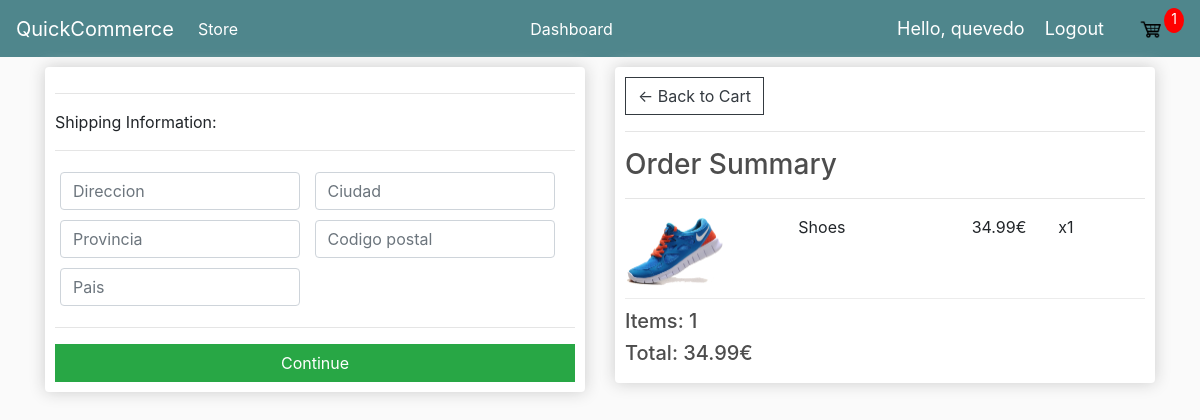
The app's page /checkout (signed in), older data.
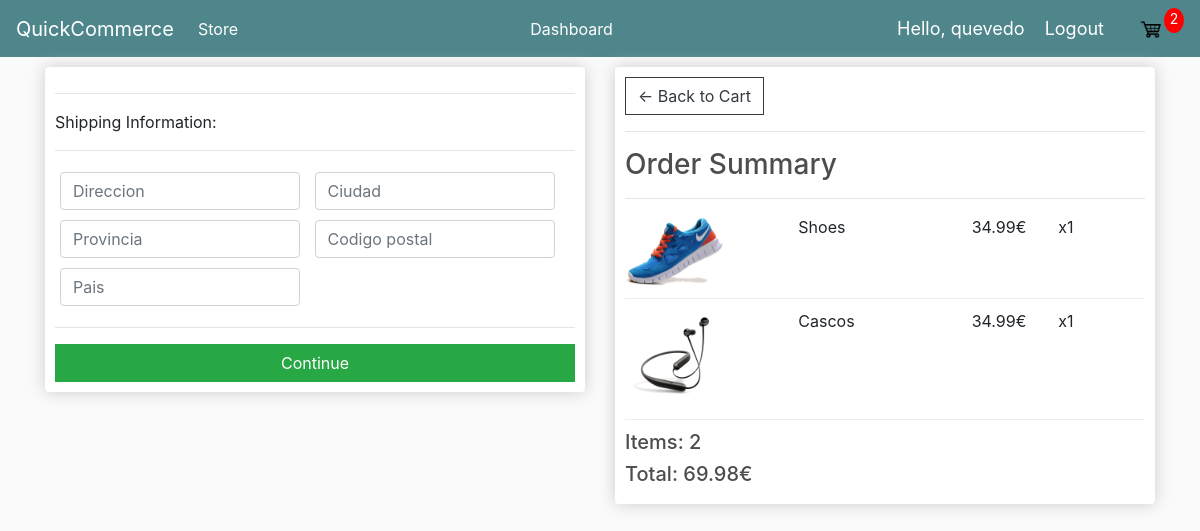
The same page, newer data.
### store/models.py (models this page shows, shortened)
class ProductoPedido(models.Model):
	producto = models.ForeignKey(Producto, on_delete=models.SET_NULL, null=True)
	pedido = models.ForeignKey(Pedido, on_delete=models.SET_NULL, null=True) # Si pongo clase Producto debajo de esta, no pilla la FK
	cantidad = models.IntegerField(default=0, null=True, blank=True)
	dia_añadido = models.DateTimeField(auto_now_add=True)
	@property
	def get_total(self):
		total = self.producto.precio * self.cantidad
		return total

class Producto(models.Model):
	nombre = models.CharField(max_length=200)
	precio = models.DecimalField(max_digits=7, decimal_places=2)
	digital = models.BooleanField(default=False,null=True, blank=True)
	imagen = models.ImageField(null=True, blank=True)

class Pedido(models.Model):
	cliente = models.ForeignKey(Cliente, on_delete=models.SET_NULL, null=True, blank=True)
	dia_comprado = models.DateTimeField(auto_now_add=True)
	completo = models.BooleanField(default=False)
	codigo_transaccion = models.CharField(max_length=100, null=True)
	@property
	def envio(self):
		envio = False
		productopedido = self.productopedido_set.all()
		for i in productopedido:
			if i.producto.digital == False:
				envio = True
		return envio
	@property
	def get_cart_total(self):
		productopedido = self.productopedido_set.all()
		total = sum([item.get_total for item in productopedido])
		return total
	@property
	def get_cart_items(self):
		productopedido = self.productopedido_set.all()
		total = sum([item.cantidad for item in productopedido])
		return total

### store/views.py (the view)
# urls.py: path('checkout', views.checkout, name = "checkout"),
def checkout(request):
	data = cartData(request) # we can access whats in utils through request method
	cartItems = data['cartItems']
	pedido = data['pedido']
	items = data['items']
	print(pedido.get_cart_total,type(pedido.get_cart_total))
	context = {'items':items, 'pedido':pedido,'cartItems':cartItems}
	return render(request, 'store/checkout.html', context)

### store/utils.py (called while the page is built)
def cartData(request): # This function calls cookieCart() function which contains all items and their prices that have been added to the cart.
	if request.user.is_authenticated:
		cliente = request.user.cliente
		pedido, created = Pedido.objects.get_or_create(cliente=cliente, completo=False)
		items = pedido.productopedido_set.all()
		cartItems = pedido.get_cart_items
	else:
		cookieData = cookieCart(request) # we can access whats in utils through request method
		cartItems = cookieData['cartItems']
		pedido = cookieData['pedido']
		items = cookieData['items']
	return {'cartItems':cartItems ,'pedido':pedido, 'items':items}

### store/templates/store/checkout.html (shortened to what this page needs)
{% extends 'store/main.html' %}
{% load static %}
{% block content %}
<div class="row">
    <div class="col-lg-6">
        <div class="box-element" id="form-wrapper">
            <form id="form">
                <div id="shipping-info">
                    <hr>
                    <p>Shipping Information:</p>
                    <hr>
                    <div class="form-field">
                        <input class="form-control" type="text" name="direccion" placeholder="Direccion">
                    </div>
                    <div class="form-field">
                        <input class="form-control" type="text" name="ciudad" placeholder="Ciudad">
                    </div>
                    <div class="form-field">
                        <input class="form-control" type="text" name="provincia" placeholder="Provincia">
                    </div>
                    <div class="form-field">
                        <input class="form-control" type="text" name="codigo_postal" placeholder="Codigo postal">
                    </div>
                    <div class="form-field">
                        <input class="form-control" type="text" name="pais" placeholder="Pais">
                    </div>
                </div>
                <hr>
                <input id ="form-button" class= "btn btn-success btn-block" type="submit" value="Continue">
            </form>
        </div>
        <br>
    </div>
    <div class="col-lg-6">
        <div class="box-element" id="form-wrapper">
            <a  class="btn btn-outline-dark" href="{% url 'cart' %}">&#x2190; Back to Cart</a>
				<hr>
				<h3>Order Summary</h3>
				<hr>
                {% for item in items %}
				<div class="cart-row">
					<div style="flex:2"><img class="row-image" src="{{item.producto.imagen.url}}"></div>
					<div style="flex:2"><p>{{item.producto.nombre}}</p></div>
					<div style="flex:1"><p>{{item.producto.precio|floatformat:2}}€</p></div>
					<div style="flex:1"><p>x{{item.cantidad}}</p></div>
				</div>
                {% endfor %}
				<h5>Items: {{pedido.get_cart_items}}</h5>
				<h5>Total: {{pedido.get_cart_total|floatformat:2}}€</h5>
        </div>
    </div>
</div>
{% endblock content %}

### store/templates/store/main.html (shortened to what this page needs)
<!DOCTYPE html>
{% load static %}
<html lang="en">
<head>
  <link rel="stylesheet" href="https://cdn.jsdelivr.net/npm/bootstrap@4.4.1/dist/css/bootstrap.min.css"
>
  <link rel="stylesheet" type="text/css" href="{% static 'css/main.css' %}">
</head>
<body>
  <nav class="navbar navbar-expand-lg navbar-dark bg-dark">
    <a class="navbar-brand" href="{% url 'store' %}">QuickCommerce</a>
    <div class="collapse navbar-collapse" id="navbarSupportedContent">
      <ul class="navbar-nav mr-auto">
        <li class="nav-item active">
          <a class="nav-link" href="{% url 'store' %}">Store <span class="sr-only">(current)</span></a>
        </li>
      </ul>
      <ul class="navbar-nav mr-auto">
        <li class="nav-item active">
          <a class="nav-link" href="{% url 'dashboard' %}">Dashboard <span class="sr-only">(current)</span></a>
        </li>
      </ul>
      {% if user.is_authenticated %}
      <span class="hello-msg">Hello, {{request.user}}</span>
      <span><a class="hello-msg" href="{% url 'logout' %}">Logout</a></span>
      {% endif %}
      <div class="form-inline my-2 my-lg-0">
        <a href="{% url 'cart' %}">
          <img id="cart-icon" src="{% static 'images/cart.png' %}" alt="cart-image">
        </a>
        <p id="cart-total">{{cartItems}}</p>
      </div>
    </div>
  </nav>
  <div class="container">
    {% block content %}
    {% endblock content %}
  </div>
</body>
</html>

Row changes from the older to the newer data that the page shows:
removed Pedido: get_cart_items "1", get_cart_total "34.99"
added ProductoPedido: producto.imagen (picture), producto.nombre "Cascos", producto.precio "34.99", cantidad "1"
added Pedido: get_cart_items "2", get_cart_total "69.98"
Text that changed along with them:
{{ cartItems }}: "1" → "2"
